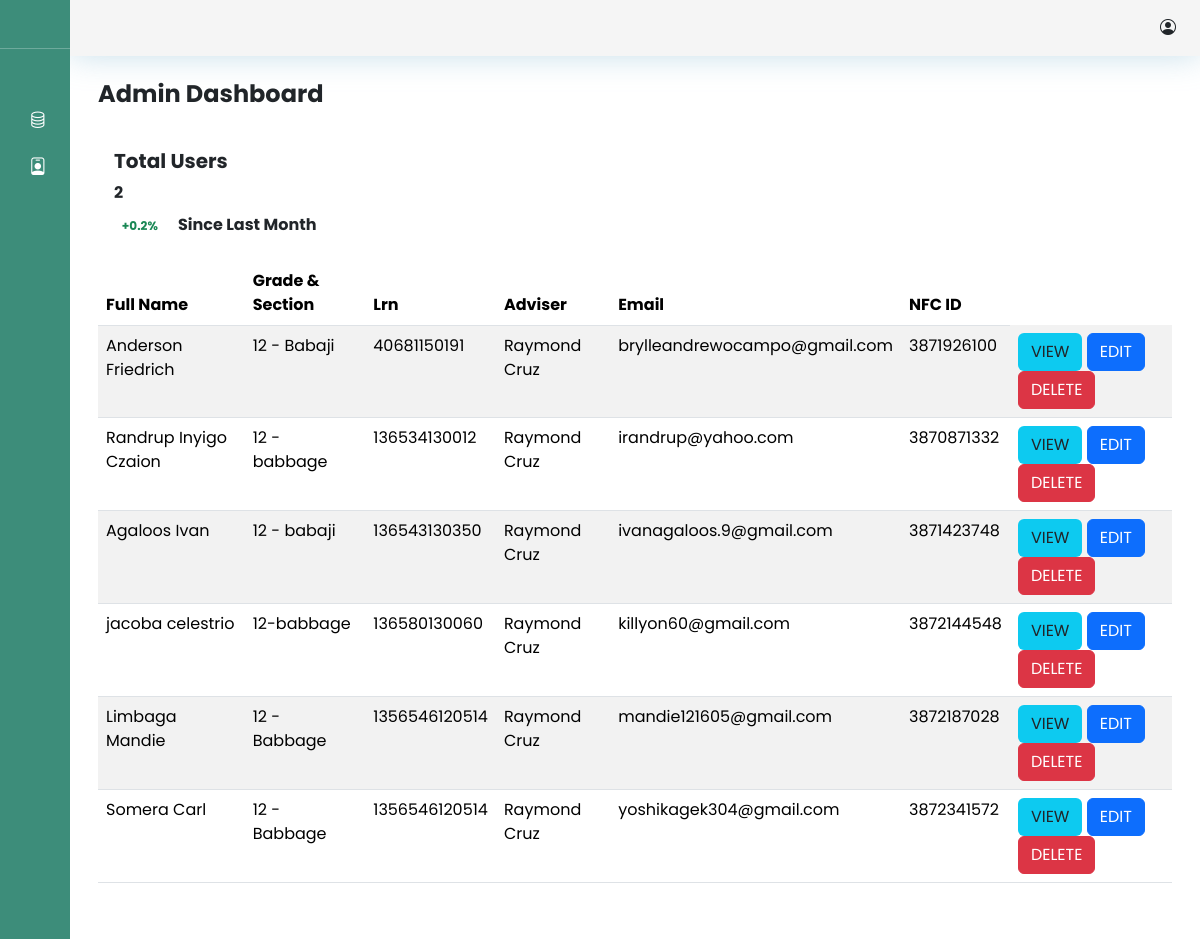
/dashboard/dashboard.php, run on the app's committed database.
### tables this page shows
CREATE TABLE `nfcdata` (
  `email` varchar(60) NOT NULL,
  `lastname` text NOT NULL,
  `firstname` text NOT NULL,
  `lrn` bigint(12) NOT NULL,
  `gradeSection` varchar(20) NOT NULL,
  `adviser` text NOT NULL,
  `nfcCardKey` bigint(10) NOT NULL,
  `date_upload` timestamp NOT NULL DEFAULT current_timestamp(),
  `user_img` longtext DEFAULT NULL
);

### dashboard/dashboard.php (the view, shortened to what this page needs)
<?php
    include_once '../database/db.php';
    $query = "SELECT * FROM  `nfcdata`";
    $result = mysqli_query($conn, $query);
?>
<!DOCTYPE html>
<html lang="en">
<head>
    <link href="https://cdn.jsdelivr.net/npm/bootstrap@5.3.3/dist/css/bootstrap.min.css" rel="stylesheet">
    <link rel="stylesheet" href="https://cdn.jsdelivr.net/npm/bootstrap-icons@1.11.3/font/bootstrap-icons.min.css">
    <link href="https://unpkg.com/aos@2.3.1/dist/aos.css" rel="stylesheet">
    <link rel="stylesheet" href="../styles/dashboard.css">
    <link href="https://cdn.lineicons.com/4.0/lineicons.css" rel="stylesheet" />
</head>
<body>
    <div class="wrapper">
        <aside id="sidebar">
            <div class="d-flex">
                <button class="toggle-btn" type="button">
                </button>
            </div>
            <hr class="text-white">
            <ul class="sidebar-nav">
                <li class="sidebar-item">
                    <a href="#" class="sidebar-link">
                        <i class="bi bi-database me-2"></i>
                    </a>
                </li>
                <li class="sidebar-item">
                    <a href="#" class="sidebar-link">
                        <i class="bi bi-person-badge"></i>
                    </a>
                </li>
                <li class="sidebar-item">
                    <a href="#" class="sidebar-link">
                    </a>
                </li>
            </ul>
            <div class="sidebar-footer">
                <a href="#" class="sidebar-link">
                </a>
            </div>
        </aside>
        <div class="main">
            <nav class="navbar navbar-expand px-4 py-3">
                <div class="navbar-collapse collapse">
                    <ul class="navbar-nav ms-auto">
                        <li class="nav-item dropdown">
                            <a href="#" data-bs-toggle="dropdown" class="nav-icon pe-md-0">
                            <i class="bi bi-person-circle text-dark avatar"></i>
                            </a>
                        </li>
                    </ul>
                </div>
            </nav>
            <main class="content px-3 py-4">
                <div class="container-fluid">
                    <div class="mb-3">
                        <h3 class="fw-bold fs-4 mb-3">Admin Dashboard</h3>
                        <div class="row">
                            <div class="col-12 col-md-4 ">
                                <div class="card border-0">
                                    <div class="card-body py-4">
                                        <h5 class="mb-2 fw-bold">Total Users</h5>
                                        <p class="mb-2 fw-bold">
                                            2
                                        </p>
                                        <div class="mb-0">
                                            <span class="badge text-success me-2">
                                                +0.2%
                                            </span>
                                            <span class=" fw-bold">
                                                Since Last Month
                                            </span>
                                        </div>
                                    </div>
                                </div>
                            </div>
                        </div>
                        <div class="row student-list">
                            <div class="col-12">
                                <table class="table table-striped">
                                    <thead>
                                        <tr class="highlight">
                                            <th scope="col">Full Name</th>
                                            <th scope="col">Grade & Section</th>
                                            <th scope="col">Lrn</th>
                                            <th scope="col">Adviser</th>
                                            <th scope="col">Email</th>
                                            <th scope="col">NFC ID</th>
                                        </tr>
                                    </thead>
                                    <tbody>
                                    <?php
                                        while($row = mysqli_fetch_assoc($result)) {
                                    ?>
                                        <tr>
                                            <td id="nfc-user-name"><input class="edit-input" type="text" id="fullname-input" value="<?php echo "{$row['lastname']} {$row['firstname']}"?>">
                                                <p class="td"><?php echo "{$row['lastname']} {$row['firstname']}"?></p>
                                            </td>
                                            <td id="nfc-grade&section"><input class="edit-input" type="text" id="gradeSection-input" value="<?php echo "{$row['gradeSection']}"?>">
                                                <p class="td"><?php echo "{$row['gradeSection']}"?></p>
                                            </td>
                                            <td id="nfc-lrn"><input class="edit-input" type="text" id="lrn-input" value="<?php echo "{$row['lrn']}"?>">
                                                <p class="td"><?php echo "{$row['lrn']}"?></p>
                                            </td>
                                            <td id="nfc-adviser"><input class="edit-input" type="text" id="adviser-input" value="<?php echo "{$row['adviser']}"?>">
                                                <p class="td"><?php echo "{$row['adviser']}"?></p>
                                            </td>
                                            <td id="nfc-email"><input class="edit-input" type="text" id="email-input" value="<?php echo "{$row['email']}"?>">
                                                <p class="td"><?php echo "{$row['email']}"?></p>
                                            </td>
                                            <td id="nfc-key"><input class="edit-input" type="number" id="nfckey-input" value="<?php echo "{$row['nfcCardKey']}"?>">
                                                <p class="td"><?php echo "{$row['nfcCardKey']}"?></p>
                                            </td>
                                            <td>
                                                <button class="btn bg-info" id="view-btn">VIEW</button>
                                                <button class="btn btn-primary" id="edit-btn">EDIT</button>
                                                <button class="btn btn-danger" id="del-btn">DELETE</button>
                                            </td>
                                        </tr>
                                    <?php
                                        }
                                    ?>
                                    </tbody>
                                </table>
                            </div>
                        </div>
                    </div>
                </div>
            </main>
        </div>
    </div>
</body>
</html>

### styles/dashboard.css (style rules this page uses)
a { text-decoration: none; }
li { list-style: none; }
body { font-family: 'Poppins', sans-serif; }
.wrapper { display: flex; }
.main { display: flex; flex-direction: column; min-height: 100vh; width: 100%; overflow: hidden; transition: all 0.35s ease-in-out; background-color: #fff; min-width: 0; }
#sidebar { width: 70px; min-width: 70px; z-index: 1000; transition: all .25s ease-in-out; background-color: #3D8D7A; display: flex; flex-direction: column; }
.toggle-btn { background-color: transparent; cursor: pointer; border: 0; padding: 1rem 1.5rem; }
.sidebar-nav { padding: 2rem 0; flex: 1 1 auto; }
a.sidebar-link { padding: .625rem 1.625rem; color: #FFF; display: block; font-size: 0.9rem; white-space: nowrap; border-left: 3px solid transparent; }
.sidebar-link i, .dropdown-item i { font-size: 1.1rem; margin-right: .75rem; }
.sidebar-item { position: relative; }
.navbar { background-color: #f5f5f5; box-shadow: 0 0 2rem 0 rgba(123, 181, 205, 0.427); }
.navbar-expand .navbar-collapse { min-width: 200px; }
.avatar { height: 40px; width: 40px; }

### data on the page
nfcdata: lastname "Anderson", firstname "Friedrich", gradeSection "12 - Babaji", lrn "40681150191", adviser "Raymond Cruz", email "brylleandrewocampo@gmail.com", nfcCardKey "3871926100"
nfcdata: lastname "Randrup", firstname "Inyigo Czaion", gradeSection "12 - babbage", lrn "136534130012", adviser "Raymond Cruz", email "irandrup@yahoo.com", nfcCardKey "3870871332"
nfcdata: lastname "Agaloos", firstname "Ivan", gradeSection "12 - babaji", lrn "136543130350", adviser "Raymond Cruz", email "ivanagaloos.9@gmail.com", nfcCardKey "3871423748"
nfcdata: lastname "jacoba", firstname "celestrio", gradeSection "12-babbage", lrn "136580130060", adviser "Raymond Cruz", email "killyon60@gmail.com", nfcCardKey "3872144548"
nfcdata: lastname "Limbaga", firstname "Mandie", gradeSection "12 - Babbage", lrn "1356546120514", adviser "Raymond Cruz", email "mandie121605@gmail.com", nfcCardKey "3872187028"
nfcdata: lastname "Somera", firstname "Carl", gradeSection "12 - Babbage", lrn "1356546120514", adviser "Raymond Cruz", email "yoshikagek304@gmail.com", nfcCardKey "3872341572"
